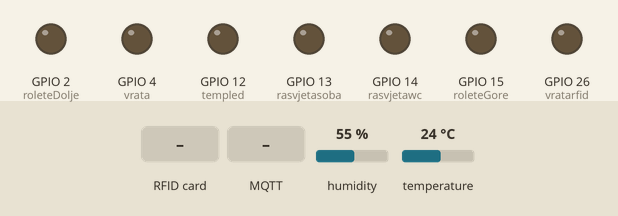
The program below on a simulated ESP32. On the bench: output pins drawn as LEDs (lit = HIGH). Inputs (shaded band) come from the test bench; at power-on: humidity 55 %, temperature 24 °C. WiFi joins after 1.5 s; servers stay silent unless stated; no MQTT or app messages arrive unless stated; what the program prints to the serial monitor is not drawn.

Above: at 2.7 s.
2.8 s: RFID card 49 11 01 BA held to the reader
At 6.6 s:
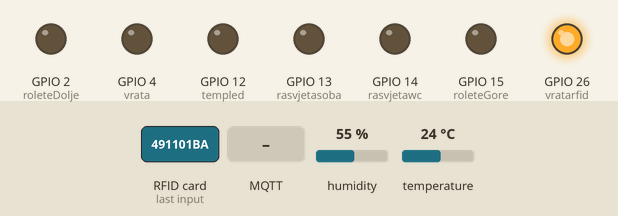
10.5 s: MQTT message "wcon" arrives on the first subscribed topic
At 11.5 s:
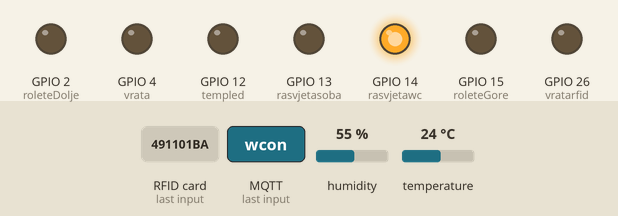
12.0 s: MQTT message "sobaon" arrives on the first subscribed topic
At 12.8 s:
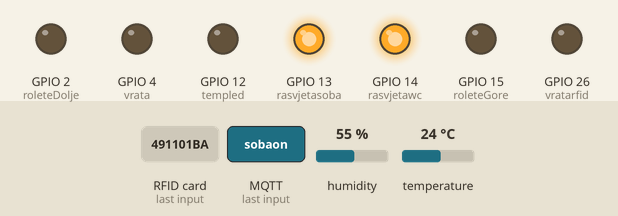
13.5 s: MQTT message "wcoff" arrives on the first subscribed topic
At 13.9 s:
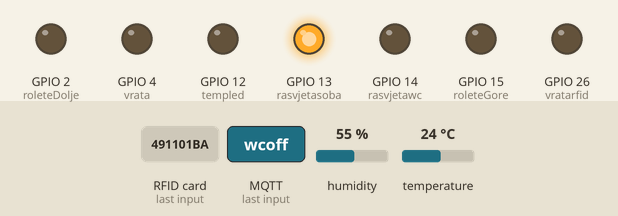
15.0 s: MQTT message "rolup" arrives on the first subscribed topic
At 16.1 s:
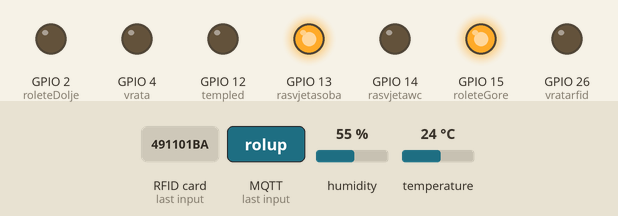
21.5 s: MQTT message "roldown" arrives on the first subscribed topic
At 22.4 s:
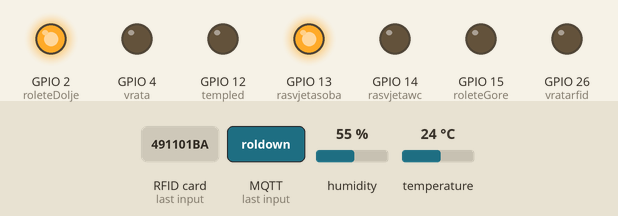
Timing chart, 0 to 28.0 s (numbered marks = the images above; inputs shaded):
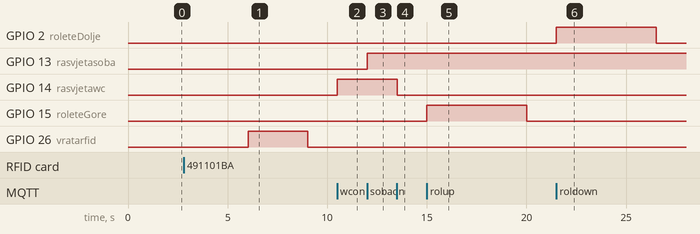

Measured:
- after the input at 2.8 s, GPIO 26 (vratarfid): LOW → HIGH after 3.2 s, → LOW 3.0 s later
- after the input at 10.5 s, GPIO 14 (rasvjetawc): LOW → HIGH at once
- after the input at 12.0 s, GPIO 13 (rasvjetasoba): LOW → HIGH at once
- after the input at 13.5 s, GPIO 14 (rasvjetawc): HIGH → LOW at once
- after the input at 15.0 s, GPIO 15 (roleteGore): LOW → HIGH at once, → LOW 5.0 s later
- after the input at 21.5 s, GPIO 2 (roleteDolje): LOW → HIGH at once, → LOW 5.0 s later

The program:

main.cpp
```cpp
#include "Wire.h"
#include "PubSubClient.h"
#include "WiFi.h"
#include <DHT.h>
#include <DHT_U.h>
#include <SPI.h>
#include <MFRC522.h>

const char *ssid = "HTEronet_93119D";
const char *password = "4BRL38YX7T";
const char *mqtt_server = "broker.emqx.io";
void callback(char *topic, byte *message, unsigned int length);
WiFiClient espClient;
PubSubClient client(espClient);
long lastMsg = 0;

float temperature = 0;
#define vrata 4
#define vratarfid 26
#define roleteGore 15
#define roleteDolje 2
#define rasvjetasoba 13
#define templed 12
#define rasvjetawc 14
#define DHT11PIN 5
#define SS_PIN 21
#define RST_PIN 22
MFRC522 mfrc522(SS_PIN, RST_PIN);

DHT dht(DHT11PIN, DHT11);

void setup()
{
  dht.begin();
  SPI.begin();
  mfrc522.PCD_Init();
  Serial.begin(9600);

  pinMode(vrata, OUTPUT);
  pinMode(vratarfid, OUTPUT);
  pinMode(roleteGore, OUTPUT);
  pinMode(roleteDolje, OUTPUT);
  pinMode(rasvjetawc, OUTPUT);
  pinMode(templed, OUTPUT);
  pinMode(rasvjetasoba, OUTPUT);

  Serial.println();
  Serial.print("Connecting to ");
  Serial.println(ssid);
  WiFi.begin(ssid, password);
  while (WiFi.status() != WL_CONNECTED)
  {
    delay(500);
    Serial.print(".");
  }

  Serial.println("");
  Serial.println("WiFi connected");
  client.setServer(mqtt_server, 1883);
  client.setCallback(callback);
}

void loop()
{

  if (!client.connected())
  {
    while (!client.connected())
    {
      Serial.print("Attempting MQTT connection...");
      if (client.connect("Ante"))
      {
        Serial.println("connected");
        client.subscribe("hotelpurs/soba101");
      }
      else
      {
        Serial.print("failed, rc=");
        Serial.print(client.state());
        Serial.println(" try again in 5 seconds");
        delay(5000);
      }
    }
  }
  client.loop();

  long now = millis();
  if (now - lastMsg > 5000)
  {

    lastMsg = now;
    temperature = dht.readTemperature();
    char tempString[8];
    dtostrf(temperature, 1, 2, tempString);
    Serial.print("Temperature: ");
    Serial.println(tempString);
    client.publish("soba101/temp", tempString);

    if (mfrc522.PICC_IsNewCardPresent() && mfrc522.PICC_ReadCardSerial())
    {
      String rfid = "";
      for (byte i = 0; i < mfrc522.uid.size; i++)
      {
        rfid.concat(String(mfrc522.uid.uidByte[i] < 0x10 ? " 0" : " "));
        rfid.concat(String(mfrc522.uid.uidByte[i], HEX));
      }
      rfid.toUpperCase();
      rfid.trim();
      Serial.print("RFID:");
      Serial.println(rfid);
      delay(1000);

      if (rfid == "49 11 01 BA")
      {
        Serial.println("OTKLJUČANO");
        digitalWrite(vratarfid, HIGH);
        delay(3000);
        digitalWrite(vratarfid, LOW);
      }
      else
      {
        Serial.println("ZAKLJUČANO");
        digitalWrite(vratarfid, LOW);
      }
    }
  }
}

void callback(char *topic, byte *message, unsigned int length)
{
  Serial.print("Message arrived on topic: ");
  Serial.print(topic);
  Serial.print(". Message: ");
  String messageTemp;
  for (int i = 0; i < length; i++)
  {
    Serial.print((char)message[i]);
    messageTemp += (char)message[i];
  }
  Serial.println();

  if (String(topic) == "hotelpurs/soba101")
  {
    if (messageTemp == "wcon")
    {
      Serial.println("wcon");
      digitalWrite(rasvjetawc, HIGH);
    }
    else if (messageTemp == "wcoff")
    {
      Serial.println("wcoff");
      digitalWrite(rasvjetawc, LOW);
    }
    else if (messageTemp == "sobaon")
    {
      Serial.println("sobaon");
      digitalWrite(rasvjetasoba, HIGH);
    }
    else if (messageTemp == "sobaoff")
    {
      Serial.println("[off]");
      digitalWrite(rasvjetasoba, LOW);
    }
    else if (messageTemp == "rolup")
    {
      Serial.println("up");
      digitalWrite(roleteGore, HIGH);
      delay(5000);
      digitalWrite(roleteGore, LOW);
    }
    else if (messageTemp == "roldown")
    {
      Serial.println("down");
      digitalWrite(roleteDolje, HIGH);
      delay(5000);
      digitalWrite(roleteDolje, LOW);
    }
    else if (messageTemp == "open")
    {
      Serial.println("OTKLJUČANO");
      digitalWrite(vrata, HIGH);
      delay(3000);
      digitalWrite(vrata, LOW);
    }
    else if (messageTemp == "tempup")
    {
      Serial.println("up");
      for (int i = 0; i < 5; i++)
      {
        digitalWrite(templed, HIGH);
        delay(500);
        digitalWrite(templed, LOW);
        delay(500);
      }
    }
    else if (messageTemp == "tempdown")
    {
      Serial.println("down");
      for (int i = 0; i < 5; i++)
      {
        digitalWrite(templed, HIGH);
        delay(200);
        digitalWrite(templed, LOW);
        delay(200);
      }
    }
    else
    {
      Serial.println("ZAKLJUČANO");
      digitalWrite(vrata, LOW);
    }
  }
}
```
